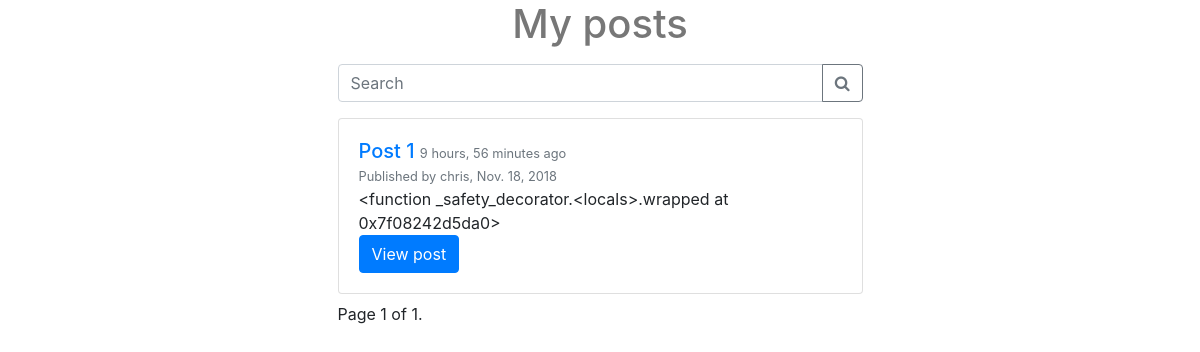
/posts/, run on the app's committed database.
### posts/models.py (models this page shows, shortened)
class Post(models.Model):
    user = models.ForeignKey(settings.AUTH_USER_MODEL, default=1)
    title = models.CharField(max_length=120)
    content = models.TextField()
    slug = models.SlugField(unique=True)
    image = models.ImageField(upload_to=upload_location,
                              null=True,
                              blank=True,
                              width_field="width_field",
                              height_field="height_field")
    height_field = models.IntegerField(default=0)
    width_field = models.IntegerField(default=0)
    draft = models.BooleanField(default=False)
    publish = models.DateField(auto_now=False, auto_now_add=False)
    updated = models.DateTimeField(auto_now=True, auto_now_add=False)
    timestamp = models.DateTimeField(auto_now=False, auto_now_add=True)
    objects = PostManager()
    def get_absolute_url(self):
        return reverse("posts:detail", kwargs={'post_slug': self.slug})
    """Return the content as markdown"""
    def get_markdown(self):
        content = self.content
        markdown_text = markdown(content)
        return mark_safe(markdown_text)
    class Meta:
        ordering = ["-timestamp", "-updated"]

### posts/views.py (the view)
def post_list(request):
    today = timezone.now().date()
    if request.user.is_staff or request.user.is_superuser:
        posts_list = Post.objects.all()
        is_staff = True
    else:
        posts_list = Post.objects.active()
        is_staff = False
    query = request.GET.get('q')
    if query:
        posts_list = posts_list.filter(Q(title__icontains=query) |
                                       Q(content__icontains=query) |
                                       Q(user__first_name__icontains=query) |
                                       Q(user__last_name__icontains=query)
                                       ).distinct()
    paginator = Paginator(posts_list, 5)  # Show 5 posts per page
    page = request.GET.get('page')
    try:
        posts = paginator.page(page)
    except PageNotAnInteger:
        posts = paginator.page(1)
    except EmptyPage:
        posts = paginator.page(paginator.num_pages)
    context = {
        'posts': posts,
        'is_staff': is_staff,
        'today': today,
    }
    return render(request, 'post_list.html', context)

### posts/models.py (called while the page is built)
    def active(self, *args, **kwargs):
        return super(PostManager, self).filter(draft=False, publish__lte=timezone.now())

### templates/post_list.html (shortened to what this page needs)
{% extends "base.html" %}
{% block content %}
<div class='col-lg-6 mx-auto'>
    <div class='text-center mb-3'>
        <h1>My posts</h1>
    </div>
    <form method="GET" action="">
        <div class="input-group mb-3">
            <input type="text" class="form-control" name='q' placeholder="Search" aria-label="Search" aria-describedby="basic-addon2" value='{{ request.GET.q }}'>
            <div class="input-group-append">
                <button class="btn btn-outline-secondary" type="submit"><i class='fa fa-search'></i></button>
            </div>
        </div>
    </form>
    {% for post in posts %}
    <div class="card mb-2">
        <div class="card-body">
            <h5 class="card-title mb-0"><a href='{{ post.get_absolute_url }}' >{{ post.title }}</a> <small class='text-muted'><small>{{post.publish|timesince}} ago</small></small></h5>
            {% if post.user.get_full_name %}
            <small class='text-muted'>
                Published by {{ post.user.get_full_name }},
                {% if post.publish > today %}
                    <span style='color:red'>For staff only</span>
                {% endif %}
                {{ post.publish }}
                {% if post.draft %}
                    <span style='color:red'> Draft</span>
                {% endif %}
            </small>
            {% elif post.user %}
            <small class='text-muted'>
                Published by {{ post.user }},
                {{ post.publish }}
            </small>
            {% endif %}
            <div class='post-detail-item card-text'>
                {{ post.get_markdown|truncatechars_html:50 }}
            </div>
            <a href="{{ post.get_absolute_url }}" class="btn btn-primary">View post</a>
        </div>
    </div>
    {% empty %}
    <div class='mb-2 text-center font-weight-bold'>
    <p>--- No posts to display ---</p>
    </div>
    {% endfor %}
    <div class="pagination mb-3">
        <span class="step-links">
            <span class="current">
                Page {{ posts.number }} of {{ posts.paginator.num_pages }}.
            </span>
        </span>
    </div>
</div>
{% endblock content %}

### static/css/base.css (style rules this page uses)
h1 { color: #777777; }

### data on the page
Post: title "Post 1", publish "9 hours, 56 minutes", user "chris", publish "Nov. 18, 2018", get_markdown "<function _safety_decorator.<locals>.wrapped at 0x7f08242d5da0>"

### other printed values
{{ posts.number }} "1"
{{ posts.paginator.num_pages }} "1"
